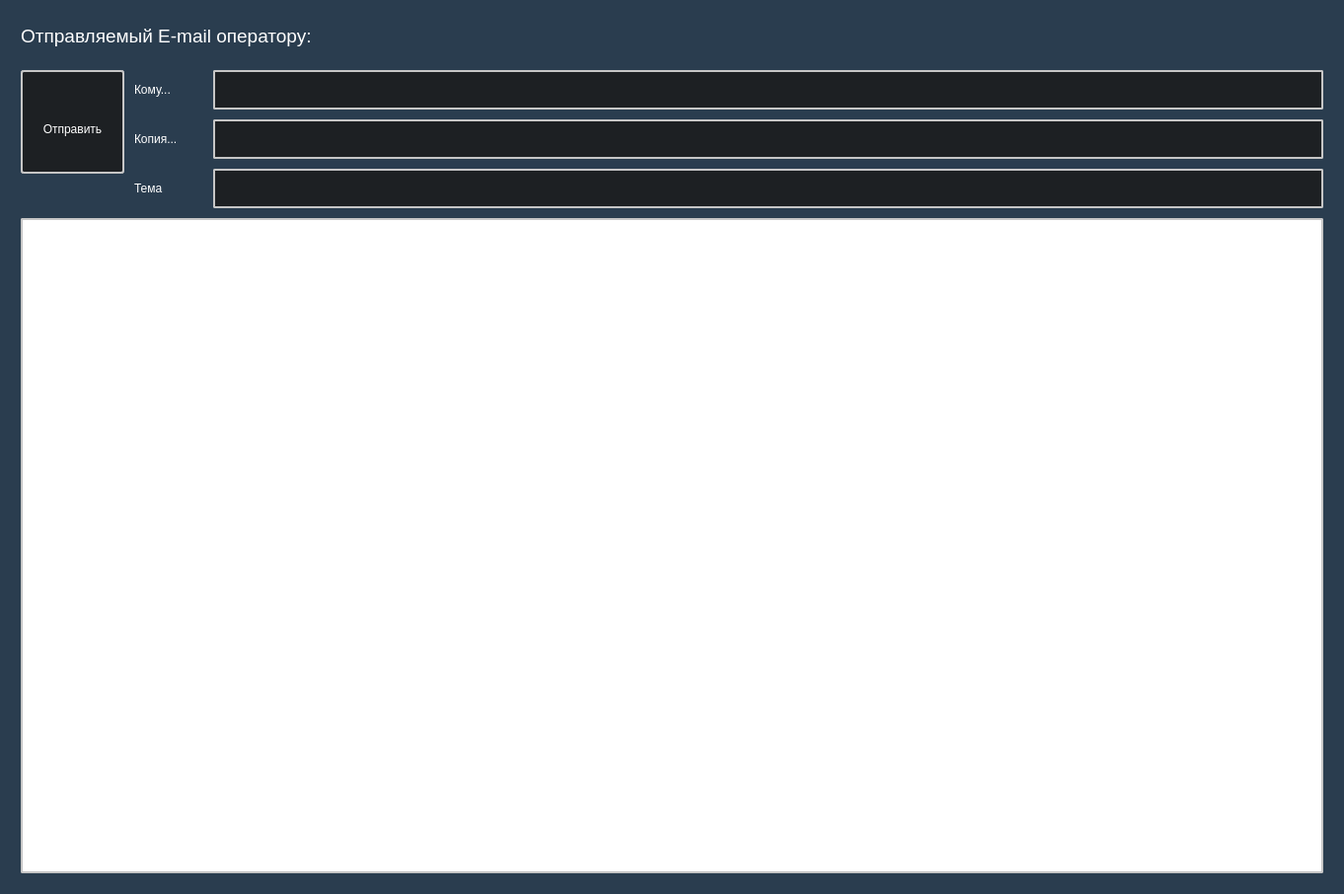
<?xml version="1.0" encoding="UTF-8"?>
<ui version="4.0">
 <class>FormSendEmailOperator</class>
 <widget class="QWidget" name="FormSendEmailOperator">
  <property name="geometry">
   <rect>
    <x>0</x>
    <y>0</y>
    <width>1362</width>
    <height>906</height>
   </rect>
  </property>
  <property name="windowTitle">
   <string>Form</string>
  </property>
  <property name="styleSheet">
   <string notr="true">*{
	font: 14pt &quot;Arial&quot;;
	background-color:rgb(42, 61, 79);
	color: rgb(255, 255, 255);
	border: none;
}

QToolButton{	
	font: 12pt &quot;Arial&quot;;
	background-color: rgb(29, 32, 35);
	border: 2px solid #c6c6c6;
	border-radius: 3px;
	text-align: center;
	padding: 25px 0px 10px 0px;
}
QToolButton:hover{	
	background-color: rgb(118, 121, 124);
}

QLineEdit
{
    background-color: #1d2023;
    padding:5px;
    border-style: solid;
    border: 2px solid #76797c;
    border-radius: 2px;
    color: #eff0f1;
}


QTextEdit, QLineEdit
{
    border: 2px solid #c6c6c6;
    border-radius:2px;
    padding: 5px;
}

QPushButton:open
{
    border-width: 2px;
    border-color: #76797c;
}

QPushButton:closed
{
    border-width: 0.04em;
    border-color: #76797c;
}

QTextEdit{
	font: 12pt &quot;Arial&quot;;
	background-color: rgb(255, 255, 255);
	color: rgb(0, 0, 0);
}
QTextEdit:hover,
QTextEdit:focus
{
    border: 2px solid #3daee9;
}

QLineEdit:hover,
QLineEdit:focus,
QAbstractSpinBox:hover,
QAbstractSpinBox:focus,
QPlainTextEdit:hover,
QPlainTextEdit:focus,
QAbstractView:hover,
QToolButton:hover
{
    border: 2px solid #3daee9;
    color: rgb(255, 255, 255);
}


QLineEdit:hover:pressed,
QPushButton:hover:pressed,
QAbstractSpinBox:hover:pressed,
QTextEdit:hover:pressed,
QPlainTextEdit:hover:pressed,
QAbstractView:hover:pressed
{
    background-color: #31363b;
}
</string>
  </property>
  <layout class="QVBoxLayout" name="verticalLayout_3">
   <item>
    <widget class="QWidget" name="centralwidget" native="true">
     <layout class="QVBoxLayout" name="verticalLayout_4">
      <property name="spacing">
       <number>0</number>
      </property>
      <property name="leftMargin">
       <number>10</number>
      </property>
      <property name="topMargin">
       <number>0</number>
      </property>
      <property name="rightMargin">
       <number>10</number>
      </property>
      <property name="bottomMargin">
       <number>0</number>
      </property>
      <item>
       <widget class="QFrame" name="frame_top">
        <property name="frameShape">
         <enum>QFrame::StyledPanel</enum>
        </property>
        <property name="frameShadow">
         <enum>QFrame::Raised</enum>
        </property>
        <layout class="QHBoxLayout" name="horizontalLayout_7">
         <property name="spacing">
          <number>0</number>
         </property>
         <property name="leftMargin">
          <number>0</number>
         </property>
         <property name="topMargin">
          <number>0</number>
         </property>
         <property name="rightMargin">
          <number>0</number>
         </property>
         <property name="bottomMargin">
          <number>10</number>
         </property>
         <item alignment="Qt::AlignLeft">
          <widget class="QLabel" name="lbl_top_main_header_frame">
           <property name="sizePolicy">
            <sizepolicy hsizetype="Expanding" vsizetype="Preferred">
             <horstretch>0</horstretch>
             <verstretch>0</verstretch>
            </sizepolicy>
           </property>
           <property name="minimumSize">
            <size>
             <width>0</width>
             <height>50</height>
            </size>
           </property>
           <property name="maximumSize">
            <size>
             <width>16777215</width>
             <height>50</height>
            </size>
           </property>
           <property name="font">
            <font>
             <family>Arial</family>
             <pointsize>14</pointsize>
             <weight>50</weight>
             <italic>false</italic>
             <bold>false</bold>
            </font>
           </property>
           <property name="text">
            <string>Отправляемый E-mail оператору: </string>
           </property>
           <property name="alignment">
            <set>Qt::AlignCenter</set>
           </property>
          </widget>
         </item>
         <item>
          <widget class="QLabel" name="lbl_top_name_operaror">
           <property name="sizePolicy">
            <sizepolicy hsizetype="Expanding" vsizetype="Preferred">
             <horstretch>0</horstretch>
             <verstretch>0</verstretch>
            </sizepolicy>
           </property>
           <property name="text">
            <string/>
           </property>
          </widget>
         </item>
         <item alignment="Qt::AlignRight">
          <widget class="QFrame" name="frame_3">
           <property name="styleSheet">
            <string notr="true">QPushButton:hover{	
	background-color: rgb(62, 90, 116);
}</string>
           </property>
           <property name="frameShape">
            <enum>QFrame::StyledPanel</enum>
           </property>
           <property name="frameShadow">
            <enum>QFrame::Raised</enum>
           </property>
           <layout class="QHBoxLayout" name="horizontalLayout_6">
            <property name="spacing">
             <number>0</number>
            </property>
            <property name="leftMargin">
             <number>0</number>
            </property>
            <property name="topMargin">
             <number>0</number>
            </property>
            <property name="rightMargin">
             <number>0</number>
            </property>
            <property name="bottomMargin">
             <number>0</number>
            </property>
            <item>
             <widget class="QPushButton" name="btn_minimazed">
              <property name="minimumSize">
               <size>
                <width>32</width>
                <height>32</height>
               </size>
              </property>
              <property name="maximumSize">
               <size>
                <width>32</width>
                <height>32</height>
               </size>
              </property>
              <property name="cursor">
               <cursorShape>PointingHandCursor</cursorShape>
              </property>
              <property name="styleSheet">
               <string notr="true"/>
              </property>
              <property name="text">
               <string/>
              </property>
              <property name="icon">
               <iconset resource="../../resource.qrc">
                <normaloff>:/icons/icons/minus_.svg</normaloff>:/icons/icons/minus_.svg</iconset>
              </property>
              <property name="iconSize">
               <size>
                <width>24</width>
                <height>24</height>
               </size>
              </property>
             </widget>
            </item>
            <item>
             <widget class="QPushButton" name="btn_maximized">
              <property name="minimumSize">
               <size>
                <width>32</width>
                <height>32</height>
               </size>
              </property>
              <property name="maximumSize">
               <size>
                <width>32</width>
                <height>32</height>
               </size>
              </property>
              <property name="cursor">
               <cursorShape>PointingHandCursor</cursorShape>
              </property>
              <property name="text">
               <string/>
              </property>
              <property name="icon">
               <iconset resource="../../resource.qrc">
                <normaloff>:/icons/icons/maximize-2_.svg</normaloff>:/icons/icons/maximize-2_.svg</iconset>
              </property>
              <property name="iconSize">
               <size>
                <width>24</width>
                <height>24</height>
               </size>
              </property>
             </widget>
            </item>
            <item>
             <widget class="QPushButton" name="btn_close">
              <property name="minimumSize">
               <size>
                <width>32</width>
                <height>32</height>
               </size>
              </property>
              <property name="maximumSize">
               <size>
                <width>32</width>
                <height>32</height>
               </size>
              </property>
              <property name="cursor">
               <cursorShape>PointingHandCursor</cursorShape>
              </property>
              <property name="styleSheet">
               <string notr="true">QPushButton:hover{	
	background-color: rgb(235, 0, 0);
}</string>
              </property>
              <property name="text">
               <string/>
              </property>
              <property name="icon">
               <iconset resource="../../resource.qrc">
                <normaloff>:/icons/icons/x_.svg</normaloff>:/icons/icons/x_.svg</iconset>
              </property>
              <property name="iconSize">
               <size>
                <width>24</width>
                <height>24</height>
               </size>
              </property>
             </widget>
            </item>
           </layout>
          </widget>
         </item>
        </layout>
       </widget>
      </item>
      <item>
       <widget class="QFrame" name="frame">
        <property name="frameShape">
         <enum>QFrame::StyledPanel</enum>
        </property>
        <property name="frameShadow">
         <enum>QFrame::Raised</enum>
        </property>
        <layout class="QHBoxLayout" name="horizontalLayout_5">
         <property name="spacing">
          <number>0</number>
         </property>
         <property name="leftMargin">
          <number>0</number>
         </property>
         <property name="topMargin">
          <number>0</number>
         </property>
         <property name="rightMargin">
          <number>0</number>
         </property>
         <property name="bottomMargin">
          <number>0</number>
         </property>
         <item alignment="Qt::AlignTop">
          <widget class="QFrame" name="frame_5">
           <property name="frameShape">
            <enum>QFrame::StyledPanel</enum>
           </property>
           <property name="frameShadow">
            <enum>QFrame::Raised</enum>
           </property>
           <layout class="QVBoxLayout" name="verticalLayout_2">
            <property name="spacing">
             <number>0</number>
            </property>
            <property name="leftMargin">
             <number>0</number>
            </property>
            <property name="topMargin">
             <number>0</number>
            </property>
            <property name="rightMargin">
             <number>0</number>
            </property>
            <property name="bottomMargin">
             <number>0</number>
            </property>
            <item>
             <widget class="QToolButton" name="btnSendEmail">
              <property name="minimumSize">
               <size>
                <width>105</width>
                <height>105</height>
               </size>
              </property>
              <property name="maximumSize">
               <size>
                <width>105</width>
                <height>105</height>
               </size>
              </property>
              <property name="cursor">
               <cursorShape>PointingHandCursor</cursorShape>
              </property>
              <property name="autoFillBackground">
               <bool>false</bool>
              </property>
              <property name="styleSheet">
               <string notr="true"/>
              </property>
              <property name="text">
               <string>Отправить</string>
              </property>
              <property name="icon">
               <iconset resource="../../resource.qrc">
                <normaloff>:/icons/icons/send-mail-2574_.svg</normaloff>:/icons/icons/send-mail-2574_.svg</iconset>
              </property>
              <property name="iconSize">
               <size>
                <width>32</width>
                <height>32</height>
               </size>
              </property>
              <property name="toolButtonStyle">
               <enum>Qt::ToolButtonTextUnderIcon</enum>
              </property>
              <property name="autoRaise">
               <bool>false</bool>
              </property>
              <property name="arrowType">
               <enum>Qt::NoArrow</enum>
              </property>
             </widget>
            </item>
           </layout>
          </widget>
         </item>
         <item alignment="Qt::AlignTop">
          <widget class="QFrame" name="frame_7">
           <property name="frameShape">
            <enum>QFrame::StyledPanel</enum>
           </property>
           <property name="frameShadow">
            <enum>QFrame::Raised</enum>
           </property>
           <layout class="QVBoxLayout" name="verticalLayout">
            <property name="spacing">
             <number>0</number>
            </property>
            <property name="leftMargin">
             <number>10</number>
            </property>
            <property name="topMargin">
             <number>0</number>
            </property>
            <property name="rightMargin">
             <number>0</number>
            </property>
            <property name="bottomMargin">
             <number>0</number>
            </property>
            <item>
             <widget class="QFrame" name="frame_To">
              <property name="minimumSize">
               <size>
                <width>0</width>
                <height>50</height>
               </size>
              </property>
              <property name="maximumSize">
               <size>
                <width>16777215</width>
                <height>50</height>
               </size>
              </property>
              <property name="frameShape">
               <enum>QFrame::StyledPanel</enum>
              </property>
              <property name="frameShadow">
               <enum>QFrame::Raised</enum>
              </property>
              <layout class="QHBoxLayout" name="horizontalLayout">
               <property name="spacing">
                <number>0</number>
               </property>
               <property name="leftMargin">
                <number>0</number>
               </property>
               <property name="topMargin">
                <number>0</number>
               </property>
               <property name="rightMargin">
                <number>0</number>
               </property>
               <property name="bottomMargin">
                <number>10</number>
               </property>
               <item>
                <widget class="QLabel" name="label">
                 <property name="minimumSize">
                  <size>
                   <width>80</width>
                   <height>0</height>
                  </size>
                 </property>
                 <property name="text">
                  <string>Кому...</string>
                 </property>
                </widget>
               </item>
               <item>
                <widget class="QLineEdit" name="le_To">
                 <property name="sizePolicy">
                  <sizepolicy hsizetype="Expanding" vsizetype="Expanding">
                   <horstretch>0</horstretch>
                   <verstretch>0</verstretch>
                  </sizepolicy>
                 </property>
                </widget>
               </item>
              </layout>
             </widget>
            </item>
            <item>
             <widget class="QFrame" name="frame_Cc">
              <property name="minimumSize">
               <size>
                <width>0</width>
                <height>50</height>
               </size>
              </property>
              <property name="maximumSize">
               <size>
                <width>16777215</width>
                <height>50</height>
               </size>
              </property>
              <property name="frameShape">
               <enum>QFrame::StyledPanel</enum>
              </property>
              <property name="frameShadow">
               <enum>QFrame::Raised</enum>
              </property>
              <layout class="QHBoxLayout" name="horizontalLayout_2">
               <property name="spacing">
                <number>0</number>
               </property>
               <property name="leftMargin">
                <number>0</number>
               </property>
               <property name="topMargin">
                <number>0</number>
               </property>
               <property name="rightMargin">
                <number>0</number>
               </property>
               <property name="bottomMargin">
                <number>10</number>
               </property>
               <item>
                <widget class="QLabel" name="label_2">
                 <property name="minimumSize">
                  <size>
                   <width>80</width>
                   <height>0</height>
                  </size>
                 </property>
                 <property name="text">
                  <string>Копия...</string>
                 </property>
                </widget>
               </item>
               <item>
                <widget class="QLineEdit" name="le_Cc">
                 <property name="sizePolicy">
                  <sizepolicy hsizetype="Expanding" vsizetype="Expanding">
                   <horstretch>0</horstretch>
                   <verstretch>0</verstretch>
                  </sizepolicy>
                 </property>
                </widget>
               </item>
              </layout>
             </widget>
            </item>
            <item>
             <widget class="QFrame" name="frame_Subject">
              <property name="minimumSize">
               <size>
                <width>0</width>
                <height>50</height>
               </size>
              </property>
              <property name="maximumSize">
               <size>
                <width>16777215</width>
                <height>50</height>
               </size>
              </property>
              <property name="frameShape">
               <enum>QFrame::StyledPanel</enum>
              </property>
              <property name="frameShadow">
               <enum>QFrame::Raised</enum>
              </property>
              <layout class="QHBoxLayout" name="horizontalLayout_4">
               <property name="spacing">
                <number>0</number>
               </property>
               <property name="leftMargin">
                <number>0</number>
               </property>
               <property name="topMargin">
                <number>0</number>
               </property>
               <property name="rightMargin">
                <number>0</number>
               </property>
               <property name="bottomMargin">
                <number>10</number>
               </property>
               <item>
                <widget class="QLabel" name="label_4">
                 <property name="minimumSize">
                  <size>
                   <width>80</width>
                   <height>0</height>
                  </size>
                 </property>
                 <property name="text">
                  <string>Тема</string>
                 </property>
                </widget>
               </item>
               <item>
                <widget class="QLineEdit" name="le_Subject">
                 <property name="sizePolicy">
                  <sizepolicy hsizetype="Expanding" vsizetype="Expanding">
                   <horstretch>0</horstretch>
                   <verstretch>0</verstretch>
                  </sizepolicy>
                 </property>
                </widget>
               </item>
              </layout>
             </widget>
            </item>
           </layout>
          </widget>
         </item>
        </layout>
       </widget>
      </item>
      <item>
       <widget class="QTextEdit" name="te_Message">
        <property name="font">
         <font>
          <family>Arial</family>
          <pointsize>12</pointsize>
          <weight>50</weight>
          <italic>false</italic>
          <bold>false</bold>
         </font>
        </property>
       </widget>
      </item>
      <item alignment="Qt::AlignRight">
       <widget class="QFrame" name="grip_size">
        <property name="minimumSize">
         <size>
          <width>10</width>
          <height>10</height>
         </size>
        </property>
        <property name="maximumSize">
         <size>
          <width>10</width>
          <height>10</height>
         </size>
        </property>
        <property name="frameShape">
         <enum>QFrame::StyledPanel</enum>
        </property>
        <property name="frameShadow">
         <enum>QFrame::Raised</enum>
        </property>
       </widget>
      </item>
     </layout>
    </widget>
   </item>
  </layout>
 </widget>
 <resources>
  <include location="../../resource.qrc"/>
  <include location="../../../sendoperemail/res.qrc"/>
 </resources>
 <connections/>
</ui>
